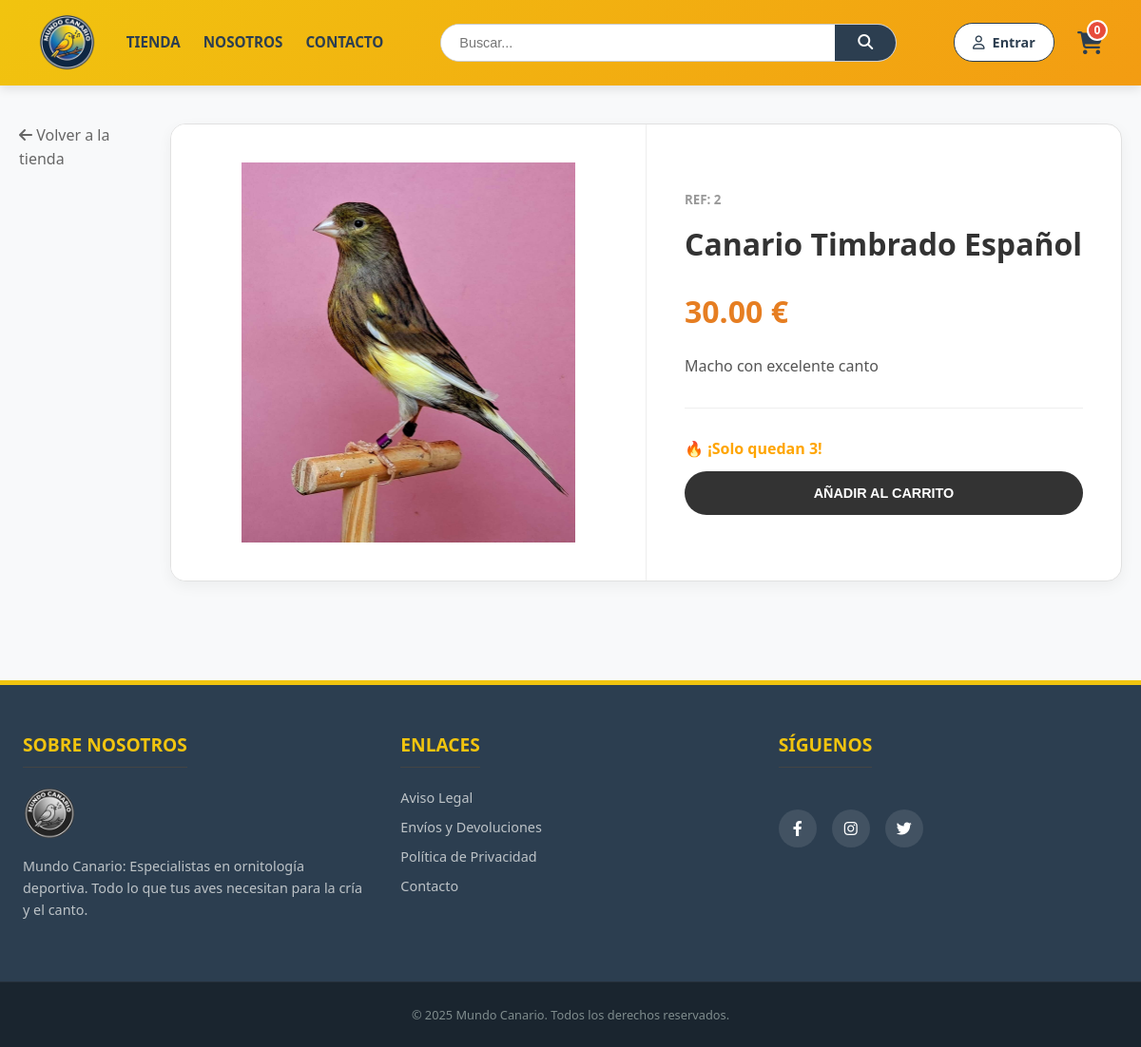
The app's page /ver_producto.php?id=2 with its own data.
### tables this page shows
CREATE TABLE `productos` (
  `id` int(11) NOT NULL AUTO_INCREMENT,
  `categoria_id` int(11) NOT NULL,
  `nombre` varchar(100) NOT NULL,
  `descripcion` text DEFAULT NULL,
  `precio` decimal(10,2) NOT NULL,
  `stock` int(11) DEFAULT 0,
  `oferta` varchar(20) DEFAULT NULL,
  `fecha` date DEFAULT curdate(),
  `imagen` varchar(255) DEFAULT NULL,
  `activo` tinyint(1) DEFAULT 1,
  PRIMARY KEY (`id`),
  KEY `fk_producto_categoria` (`categoria_id`)
);

### ver_producto.php (the view, shortened to what this page needs)
<?php
require_once 'config/db.php';
$id = $_GET['id'];
$stmt = $pdo->prepare("SELECT * FROM productos WHERE id = :id AND activo = 1");
$stmt->execute(['id' => $id]);
$pro = $stmt->fetch();
require_once 'views/header.php';
?>
<div class="container" style="margin-top: 40px;">
    <div style="margin-bottom: 20px;">
        <a href="index.php" style="color: #666; text-decoration: none;">
            <i class="fa-solid fa-arrow-left"></i> Volver a la tienda
        </a>
    </div>
    <div class="card" style="display: flex; flex-direction: row; flex-wrap: wrap; width: 100%; padding: 0; overflow: hidden;">
        <div style="flex: 1; min-width: 300px; background: white; display: flex; align-items: center; justify-content: center; padding: 40px; border-right: 1px solid #eee;">
            <?php if (!empty($pro['imagen'])): ?>
                <img src="assets/img/<?= $pro['imagen'] ?>" alt="<?= $pro['nombre'] ?>" style="max-height: 400px; max-width: 100%; object-fit: contain;">
            <?php else: ?>
                <i class="fa-solid fa-box-open fa-5x" style="color:#ccc;"></i>
            <?php endif; ?>
        </div>
        <div style="flex: 1; min-width: 300px; padding: 40px; display: flex; flex-direction: column; justify-content: center;">
            <small style="color: #999; text-transform: uppercase; font-weight: bold;">Ref: <?= $pro['id'] ?></small>
            <h1 style="margin-top: 10px; margin-bottom: 20px; color: #333;"><?= $pro['nombre'] ?></h1>
            <div style="font-size: 2rem; color: #e67e22; font-weight: bold; margin-bottom: 20px;">
                <?= number_format($pro['precio'], 2) ?> €
            </div>
            <p style="color: #555; line-height: 1.6; margin-bottom: 30px;">
                <?= nl2br($pro['descripcion']) ?>
            </p>
            <div style="border-top: 1px solid #eee; padding-top: 30px;">
                <?php if($pro['stock'] > 0): ?>
                    <?php if($pro['stock'] < 5): ?>
                        <p style="color: orange; font-weight: bold; margin-bottom: 10px;">
                            🔥 ¡Solo quedan <?= $pro['stock'] ?>!
                        </p>
                    <?php else: ?>
                        <p style="color: green; font-weight: bold; margin-bottom: 10px;">
                            ✅ En Stock
                        </p>
                    <?php endif; ?>
                    <form action="actions/acciones.php" method="POST">
                        <button type="submit" class="btn-add" style="background: #333; color: white; border: none; padding: 15px 30px;">
                            Añadir al Carrito
                        </button>
                    </form>
                <?php else: ?>
                    <div style="background: #f8d7da; color: #721c24; padding: 15px; border-radius: 5px; text-align: center;">
                        🚫 Agotado
                    </div>
                <?php endif; ?>
            </div>
        </div>
    </div>
</div>
<?php require_once 'views/footer.php'; ?>

### assets/css/estilos.css (style rules this page uses)
:root { --primary: #f1c40f; --secondary: #f39c12; --dark: #2c3e50; --light: #ffffff; --bg: #f8f9fa; --border: #e1e1e1; --text: #333; --danger: #e74c3c; }
* { box-sizing: border-box; margin: 0; padding: 0; }
body { font-family: 'Segoe UI', Arial, sans-serif; font-size: 1rem; background-color: var(--bg); color: var(--text); display: flex; flex-direction: column; min-height: 100vh; line-height: 1.6; }
a { text-decoration: none; color: inherit; transition: 0.3s; }
img { max-width: 100%; display: block; }
.container { max-width: 1200px; margin: 2.5rem auto; padding: 0 1.25rem; display: flex; gap: 2rem; flex: 1; width: 100%; }
.card { background: var(--light); border-radius: 1rem; border: 1px solid var(--border); overflow: hidden; position: relative; box-shadow: 0 5px 15px rgba(0,0,0,0.05); display: flex; flex-direction: column; }
.btn-add { background: transparent; color: var(--dark); border: 2px solid var(--dark); padding: 0.6rem; width: 100%; border-radius: 50px; font-weight: bold; cursor: pointer; transition: 0.3s; text-transform: uppercase; font-size: 0.9rem; }

### records on screen
productos: imagen (picture), id "2", nombre "Canario Timbrado Español", precio "30.00", descripcion "Macho con excelente canto", stock "3"

### other values on screen
$total "0"
